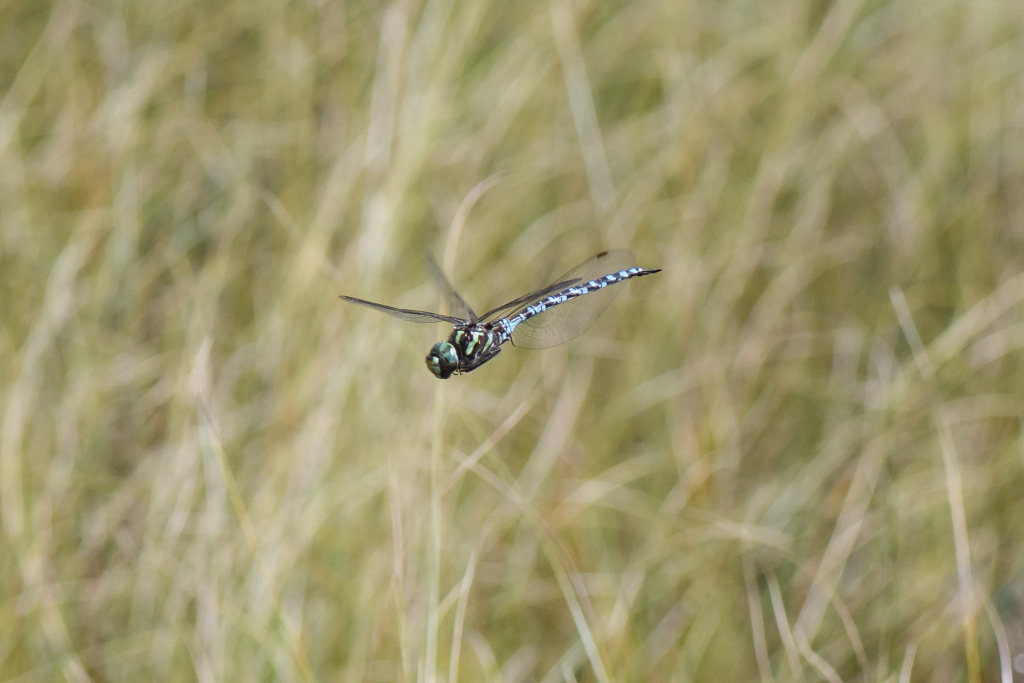
#> input picture trainset_tasks/Louis/10-4-22_DLSegs50/INATRANDOM-102083730.jpg, 2048 x 1366 px, given as the content of the folder ../../data/all_images, which was not available (shown at 1/2 size)
$ python inpaint.py
#> lines starting #> are read from the running program, lines starting #| are printed output that depends on the picture; after the words box and inside, x2 and y2 are one past the last pixel; in counts of white or black regions, pixels touching at a corner belong together; pictures that were not available may be replaced by others from this repository, and a replacement may not be noted
### experiments/clahe_glare_removal/clahe.py
import cv2
import numpy as np
import time
import os

# modified from user Bharath Kumar on stackoverflow
# https://stackoverflow.com/questions/43470569/remove-glare-from-photo-opencv

def equalizeCLAHE(img_location):
    clahefilter = cv2.createCLAHE(clipLimit=2.0, tileGridSize=(16,16))

#imgs = os.listdir("../../data/all_images")
#imgs = imgs[1100:]
#for img_name in imgs:
    img = cv2.imread(img_location)
#> img is the input picture: shape (1366, 2048, 3); mean B, G, R 109.9, 151.4, 158.5

    t1 = time.time()
    img = img.copy()

    ## crop if required
    #FACE
    x,y,h,w = 550,250,400,300
    # img = img[y:y+h, x:x+w]

    #NORMAL
    # convert to gray
    gray = cv2.cvtColor(img, cv2.COLOR_BGR2GRAY)
    grayimg = gray


    GLARE_MIN = np.array([0, 0, 50],np.uint8)
    GLARE_MAX = np.array([0, 0, 225],np.uint8)

    hsv_img = cv2.cvtColor(img,cv2.COLOR_BGR2HSV)
#> hsv_img: shape (1366, 2048, 3); mean H, S, V 26.1, 80.1, 158.6

    #HSV
    frame_threshed = cv2.inRange(hsv_img, GLARE_MIN, GLARE_MAX)
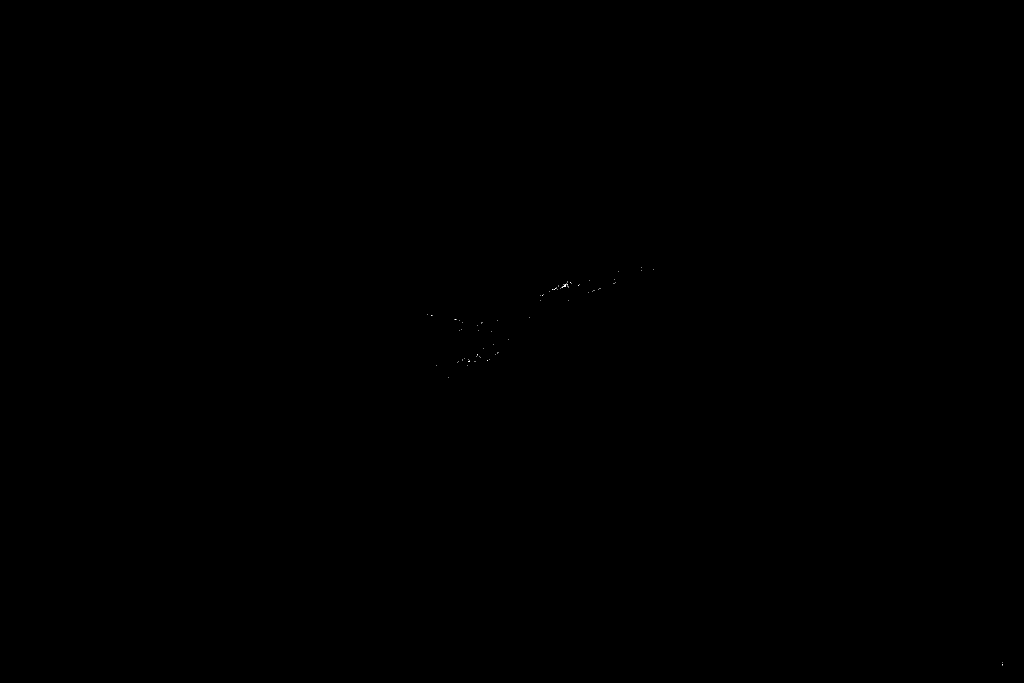
#> frame_threshed: shape (1366, 2048) (shown at 1/2 size); 0% white in thin lines or dots, all inside (x1, y1, x2, y2) = (855, 535, 2005, 1331)


    #INPAINT
    mask1 = cv2.threshold(grayimg , 220, 255, cv2.THRESH_BINARY)[1]
#> mask1: shape (1366, 2048); 0.04% white; 76 white regions (60 under 20 px), largest, box (x1, y1, x2, y2) and area: (947, 664, 966, 679) 125, (1098, 595, 1118, 603) 107, (901, 693, 914, 716) 107
    result1 = cv2.inpaint(img, mask1, 0.1, cv2.INPAINT_TELEA)


    #CLAHE
    claheCorrecttedFrame = clahefilter.apply(grayimg)
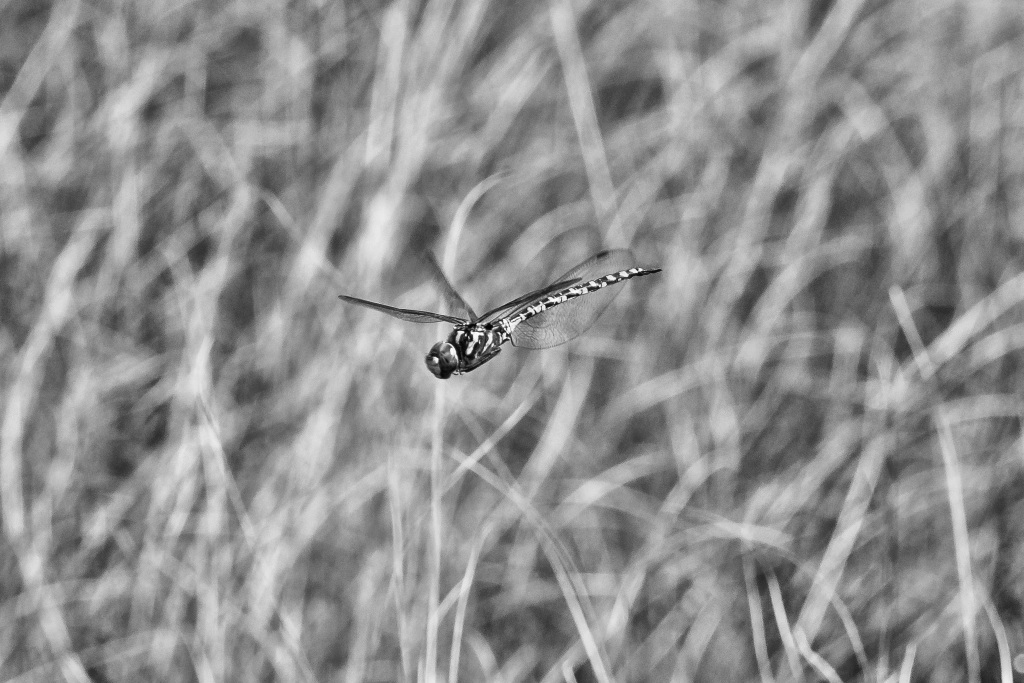
#> claheCorrecttedFrame: shape (1366, 2048) (shown at 1/2 size); min 3, max 254, mean 143.2

    #COLOR
    lab = cv2.cvtColor(img, cv2.COLOR_BGR2LAB)
#> lab: shape (1366, 2048, 3); mean of channels 0, 1, 2 158.7, 124, 150.9
    lab_planes = list(cv2.split(lab))
#> lab_planes = 3 items
    clahe = cv2.createCLAHE(clipLimit=2.0,tileGridSize=(8,8))
    lab_planes[0] = clahe.apply(lab_planes[0])
    lab = cv2.merge(lab_planes)
#> lab: shape (1366, 2048, 3); mean of channels 0, 1, 2 147.8, 124, 150.9
    clahe_bgr = cv2.cvtColor(lab, cv2.COLOR_LAB2BGR)
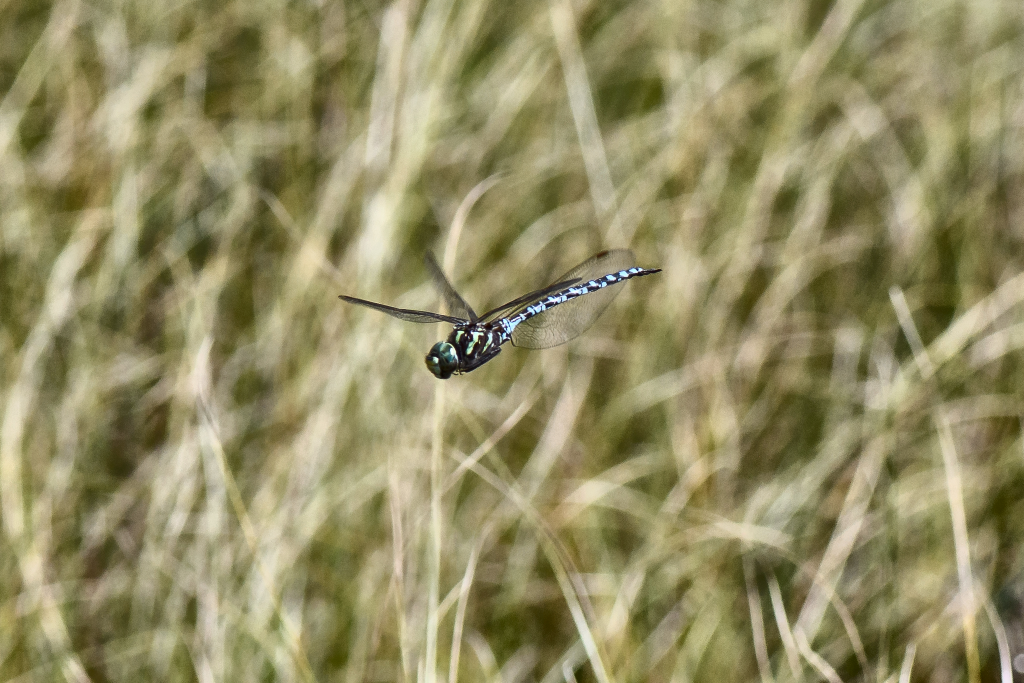
#> clahe_bgr: shape (1366, 2048, 3) (shown at 1/2 size); mean B, G, R 100.2, 141.1, 147.8


    #INPAINT + HSV
    result = cv2.inpaint(img, frame_threshed, 0.1, cv2.INPAINT_TELEA)


    #INPAINT + CLAHE
    grayimg1 = cv2.cvtColor(clahe_bgr, cv2.COLOR_BGR2GRAY)
    mask2 = cv2.threshold(grayimg1 , 220, 255, cv2.THRESH_BINARY)[1]
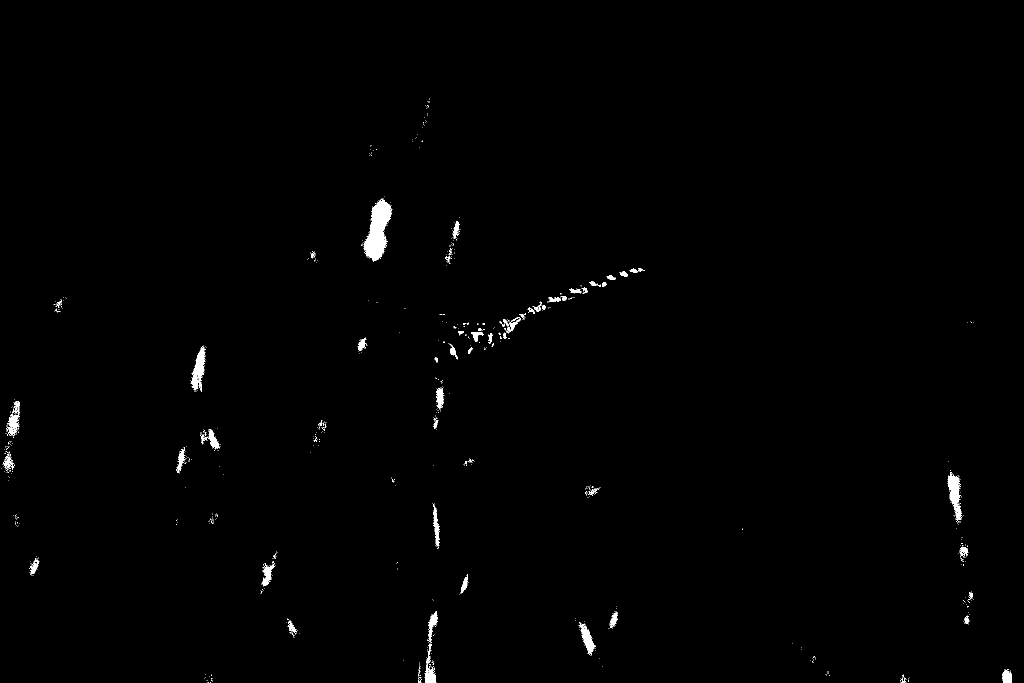
#> mask2: shape (1366, 2048) (shown at 1/2 size); 0.64% white; 741 white regions (680 under 20 px), largest, box (x1, y1, x2, y2) and area: (727, 397, 785, 524) 3840, (1895, 944, 1924, 1045) 1347, (381, 695, 412, 784) 1245
    result2 = cv2.inpaint(img, mask2, 0.1, cv2.INPAINT_TELEA)


    #HSV+ INPAINT + CLAHE
    lab1 = cv2.cvtColor(result, cv2.COLOR_BGR2LAB)
#> lab1: shape (1366, 2048, 3); mean of channels 0, 1, 2 158.7, 124, 150.9
    lab_planes1 = list(cv2.split(lab1))
#> lab_planes1 = 3 items
    clahe1 = cv2.createCLAHE(clipLimit=2.0,tileGridSize=(8,8))
    lab_planes1[0] = clahe1.apply(lab_planes1[0])
    lab1 = cv2.merge(lab_planes1)
#> lab1: shape (1366, 2048, 3); mean of channels 0, 1, 2 147.8, 124, 150.9
    clahe_bgr1 = cv2.cvtColor(lab1, cv2.COLOR_LAB2BGR)


    # fps = 1./(time.time()-t1)
    # cv2.putText(clahe_bgr1    , "FPS: {:.2f}".format(fps), (10, 180), cv2.FONT_HERSHEY_SIMPLEX, 0.35, (0, 0, 255))

    # display it
    cv2.imshow("IMAGE", img)
    # [7 lines of commented-out code are left out]
    cv2.imshow("HSV + INPAINT + CLAHE   ", clahe_bgr1)
    cv2.waitKey()
    return(clahe_bgr1)

    #cv2.destroyAllWindows()

### experiments/clahe_glare_removal/inpaint.py
import numpy as np
import cv2
from skimage import measure
import os
from clahe import equalizeCLAHE

lum_thresh = 200

def create_mask(image):
    gray = cv2.cvtColor( image, cv2.COLOR_BGR2GRAY )
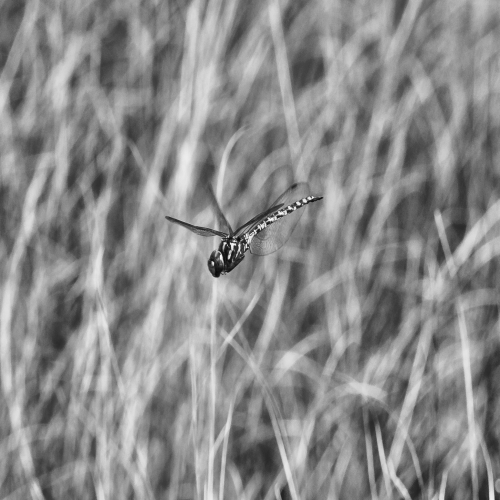
#> gray: shape (1000, 1000) (shown at 1/2 size); min 8, max 252, mean 138.5
    blurred = cv2.GaussianBlur( gray, (9,9), 0 )
    _,thresh_img = cv2.threshold( blurred, lum_thresh, 255, cv2.THRESH_BINARY)
#> thresh_img: shape (1000, 1000); 4.1% white; 94 white regions (17 under 20 px), largest, box (x1, y1, x2, y2) and area: (349, 126, 428, 397) 5592, (921, 648, 953, 922) 2710, (248, 750, 280, 917) 2265
    thresh_img = cv2.erode( thresh_img, None, iterations=2 )
#> thresh_img: shape (1000, 1000); 2.2% white; 83 white regions (23 under 20 px), largest, box (x1, y1, x2, y2) and area: (351, 269, 388, 394) 2216, (386, 131, 426, 264) 1948, (0, 575, 23, 712) 1310
    thresh_img  = cv2.dilate( thresh_img, None, iterations=4 )
#> thresh_img: shape (1000, 1000); 5.7% white; 70 white regions, largest, box (x1, y1, x2, y2) and area: (347, 127, 430, 398) 6972, (246, 753, 281, 910) 2999, (920, 649, 948, 843) 2789
    # perform a connected component analysis on the thresholded image,
    # then initialize a mask to store only the "large" components
    labels = measure.label(thresh_img) #, neighbors=8, background=0 )
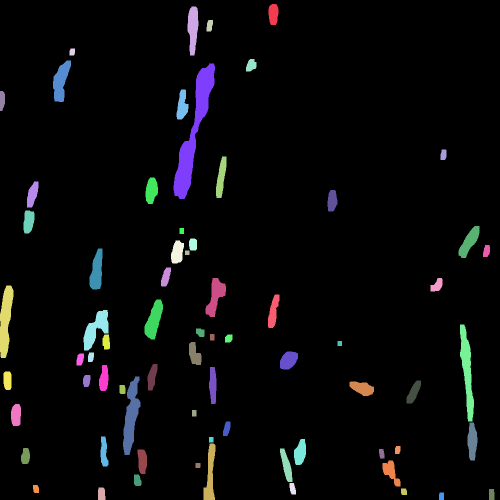
#> labels: shape (1000, 1000) int64 (shown at 1/2 size); 71 distinct labels, from 0 to 70; one colour per label, 0 black
    mask = np.zeros( thresh_img.shape, dtype="uint8" )
    # loop over the unique components
    for label in np.unique( labels ):
        # if this is the background label, ignore it
        if label == 0:
            continue
        # otherwise, construct the label mask and count the
        # number of pixels
        labelMask = np.zeros( thresh_img.shape, dtype="uint8" )
        labelMask[labels == label] = 255
        numPixels = cv2.countNonZero( labelMask )
        # if the number of pixels in the component is sufficiently
        # large, then add it to our mask of "large blobs"
        if numPixels > 300:
            mask = cv2.add( mask, labelMask )
#> this loop made 71 passes
#> numPixels on passes 2 to 13: 703, 1566, 246, 143, 394, 1760, 6972, 956, 346, 227, 1069, 1007
#> labelMask: shape (1000, 1000); 0.01% white; 1 white region, box (x1, y1, x2, y2) and area: (878, 985, 888, 1000) 147
    return mask

imgs = os.listdir("../../data/all_images")
imgs = imgs[1100:]
imgs = ["INATRANDOM-102083730.jpg","INAT-54529717-1.jpg","INAT-54622783-1.jpg","INATRANDOM-111036639.jpg"]
for img_name in imgs:

    img = equalizeCLAHE('../../data/all_images/' + img_name)
    #img = cv2.imread('../../data/all_images/' + img_name)

    # resize image
    img = cv2.resize(img, (1000,1000), interpolation=cv2.INTER_AREA)

    mask = create_mask(img)
    cv2.imshow('img', img)
    cv2.waitKey(0)
    cv2.imshow('mask',mask)
    cv2.waitKey(0)

    dst = cv2.inpaint(img,mask,3,cv2.INPAINT_TELEA)
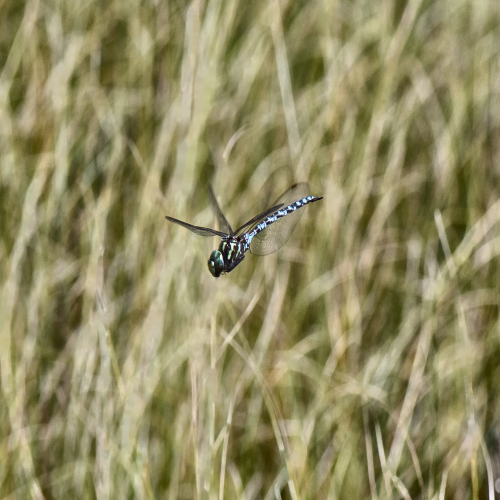
#> dst: shape (1000, 1000, 3) (shown at 1/2 size); mean B, G, R 98.8, 140, 146.6
    cv2.imshow('inpaint',dst)


    cv2.waitKey(0)
    cv2.destroyAllWindows()
#> pass 2 of the loop `for img_name in imgs:`:
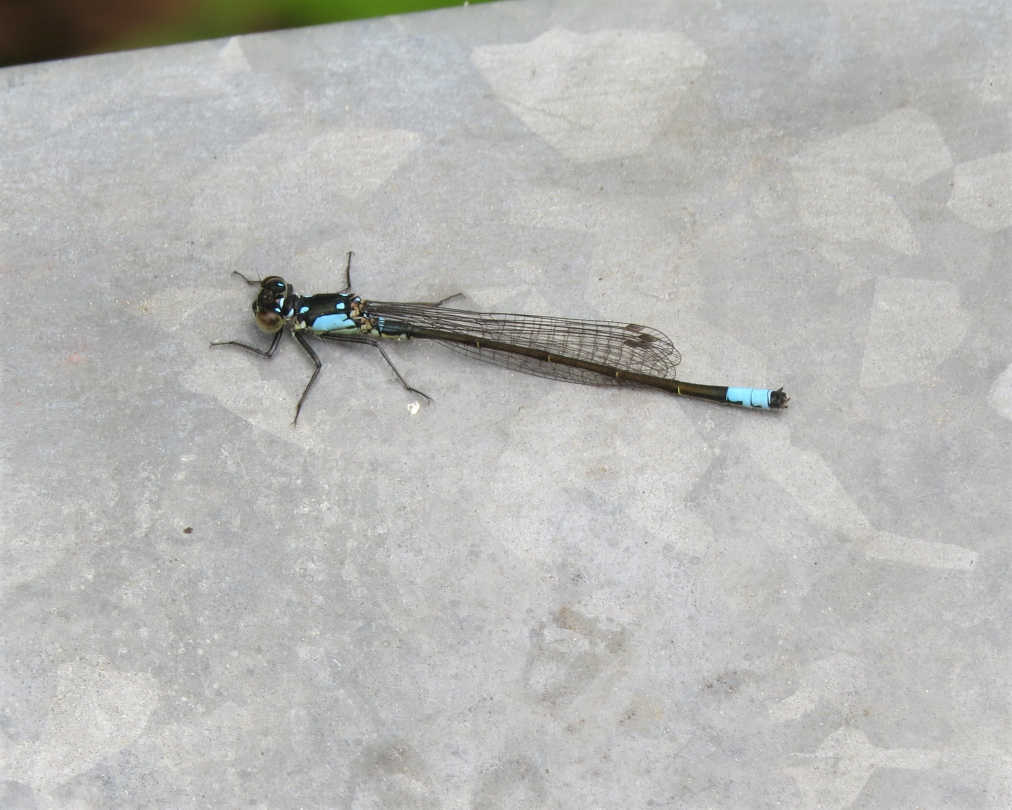
#> input picture trainset_tasks/Louis/10-4-22_DLSegs50/INATRANDOM-12250007.jpg, 2023 x 1619 px, given in place of INAT-54529717-1.jpg, which was not available (shown at 1/2 size)
#> in equalizeCLAHE, img is the input picture: shape (1619, 2023, 3); mean B, G, R 182.2, 184.6, 184.3
#> hsv_img: shape (1619, 2023, 3); mean H, S, V 44.8, 8.5, 185.7
#> in equalizeCLAHE (call 2), `frame_threshed = cv2.inRange(hsv_img, GLARE_MIN, GLARE_MAX)`:
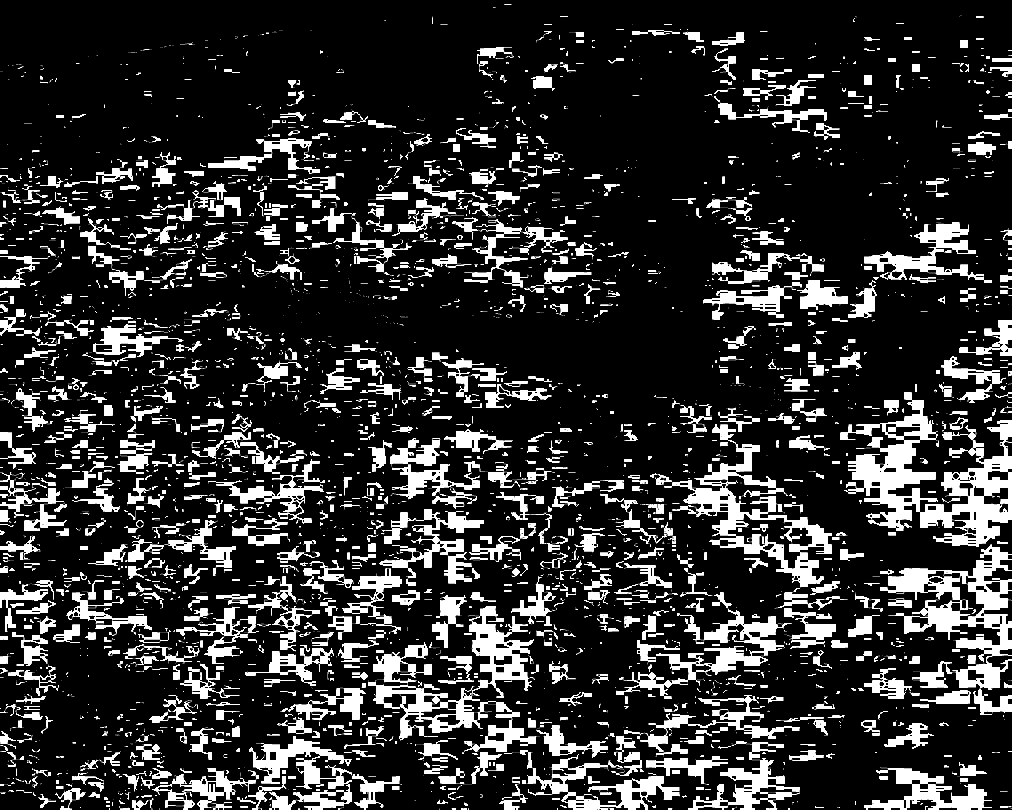
#> frame_threshed: shape (1619, 2023) (shown at 1/2 size); 18.8% white; 3310 white regions (1791 under 20 px), largest, box (x1, y1, x2, y2) and area: (1680, 784, 2023, 1094) 38829, (1760, 1088, 2023, 1430) 28680, (736, 1212, 1074, 1508) 27951
#> mask1: shape (1619, 2023); 0.54% white in thin lines or dots
#> result1: shape (1619, 2023, 3)
#> claheCorrecttedFrame: shape (1619, 2023)
#> clahe_bgr: shape (1619, 2023, 3)
#> result: shape (1619, 2023, 3)
#> grayimg1: shape (1619, 2023)
#> mask2: shape (1619, 2023); 2% white in thin lines or dots
#> result2: shape (1619, 2023, 3)
#> clahe_bgr1: shape (1619, 2023, 3)
#> img: shape (1000, 1000, 3)
#> in create_mask (call 2), `_,thresh_img = cv2.threshold( blurred, lum_thresh, 255, cv2.THRESH_BIN..`:
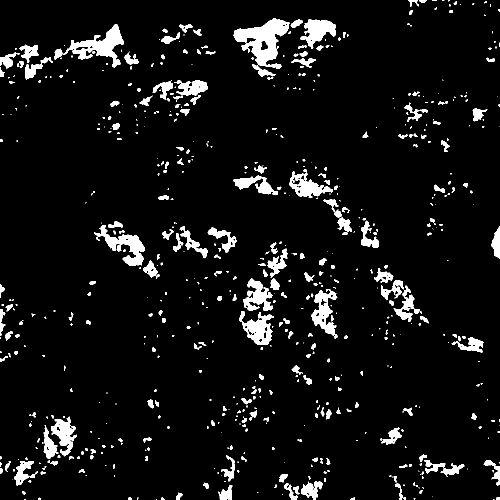
#> thresh_img: shape (1000, 1000) (shown at 1/2 size); 6.5% white; 659 white regions (356 under 20 px), largest, box (x1, y1, x2, y2) and area: (467, 37, 579, 138) 5181, (127, 48, 248, 135) 3555, (188, 450, 289, 532) 2739
#> the loop in create_mask (call 2), `for label in np.unique( labels ):` made 154 passes
#> numPixels on passes 2 to 4: 235, 98, 81
